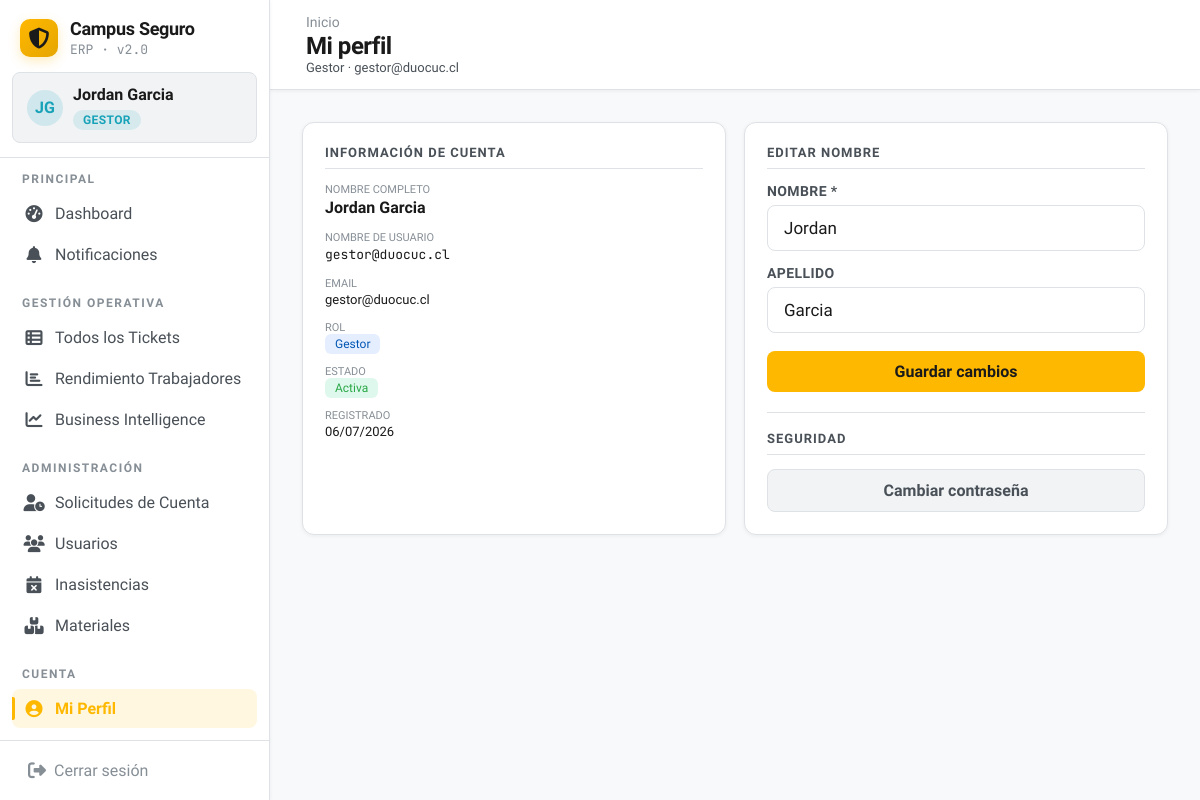
The app's page /perfil/ (signed in) with its own data.
### app/models.py (models this page shows, shortened)
class Usuario(AbstractUser):
    VINCULO_CHOICES = [
        ('alumno', 'Alumno'),
        ('docente', 'Docente'),
        ('administrativo', 'Administrativo'),
        ('funcionario', 'Funcionario'),
    ]
    JORNADA_CHOICES = [
        ('diurna', 'Diurna'),
        ('vespertina', 'Vespertina'),
        ('mixta', 'Mixta'),
    ]
    rol = models.ForeignKey(Rol, on_delete=models.PROTECT, related_name="usuarios", null=True, blank=True)
    rut = models.CharField(max_length=12, unique=True)
    telefono = models.CharField(max_length=15, blank=True, null=True)
    correo_institucional = models.EmailField(unique=True)
    vinculo = models.CharField(max_length=20, choices=VINCULO_CHOICES, blank=True, null=True)
    carrera = models.ForeignKey(
        'Carrera', on_delete=models.SET_NULL, null=True, blank=True,
        related_name='alumnos',
    )
    jornada = models.CharField(max_length=15, choices=JORNADA_CHOICES, blank=True, null=True)
    sede = models.ForeignKey(Sede, on_delete=models.SET_NULL, blank=True, null=True, related_name='estudiantes_funcionarios')
    escuela = models.ForeignKey(Escuela, on_delete=models.SET_NULL, related_name="usuarios", null=True, blank=True)
    departamento = models.ForeignKey(
        Departamento,
        on_delete=models.SET_NULL,
        null=True,
        blank=True,
        related_name="usuarios"
    )
    especialidades = models.ManyToManyField(
        Especialidad,
        through='EspecialidadUsuario',
        blank=True,
        related_name='tecnicos'
    )
    turno = models.CharField(max_length=50, blank=True, null=True)  # mañana / tarde / noche
    estado_cuenta = models.ForeignKey(
        EstadoCatalogo,
        on_delete=models.PROTECT,
        related_name='usuarios',
        limit_choices_to={'entidad': 'cuenta'},
    )
    fecha_registro = models.DateTimeField(auto_now_add=True)
    fecha_aprobacion = models.DateTimeField(null=True, blank=True)
    aprobado_por = models.ForeignKey('self', on_delete=models.SET_NULL, null=True, blank=True, related_name='cuentas_aprobadas')
    activo = models.BooleanField(default=True)
    auth0_sub = models.CharField(
        max_length=120,
        unique=True,
        null=True,
        blank=True,
        verbose_name='Auth0 Subject ID',
        help_text='Identificador único del usuario en Auth0. Se asigna automáticamente al registrar vía Auth0.',
    )
    objects = UsuarioManager()
    def get_estado_cuenta_display(self):
        return self.estado_cuenta.nombre_display if self.estado_cuenta_id else ''

class Rol(models.Model):
    nombre = models.CharField(max_length=50, verbose_name="Nombre del Rol")
    codigo = models.CharField(max_length=30, unique=True, verbose_name="Código Operacional")  # ej: 'mantencion', 'guardia', 'gestor'
    class Meta:
        verbose_name = "Rol"
        verbose_name_plural = "Roles"

class EstadoCatalogo(models.Model):
    ENTIDAD_CHOICES = [
        ('ticket', 'Ticket'),
        ('ticket_sub', 'Sub-estado de Ticket'),
        ('cuenta', 'Cuenta de Usuario'),
        ('asignacion', 'Asignación de Ticket'),
        ('inasistencia', 'Inasistencia'),
        ('material_faltante', 'Material Faltante'),
    ]
    entidad = models.CharField(max_length=20, choices=ENTIDAD_CHOICES)
    codigo = models.CharField(max_length=30)
    nombre_display = models.CharField(max_length=100)
    descripcion = models.CharField(max_length=300, blank=True, null=True)
    es_inicial = models.BooleanField(default=False)
    es_final = models.BooleanField(default=False)
    orden = models.PositiveIntegerField(default=0)
    color_hex = models.CharField(max_length=7, blank=True, null=True)
    activo = models.BooleanField(default=True)
    class Meta:
        unique_together = ('entidad', 'codigo')
        ordering = ['entidad', 'orden']
        verbose_name = 'Estado del Catálogo'
        verbose_name_plural = 'Catálogo de Estados'

### app/views.py (the view, shortened to what this page needs)
# urls.py: path('perfil/', views.mi_perfil, name='mi_perfil'),
@login_required
def mi_perfil(request):
    return render(request, 'app/shared/perfil.html', {'usuario': request.user})

### app/context_processors.py (called while the page is built)
def notificaciones_no_leidas(request):
    if request.user.is_authenticated:
        cache_key = f'notif_count_{request.user.pk}'
        count = cache.get(cache_key)
        if count is None:
            count = Notificacion.objects.filter(
                destinatario=request.user, leida=False, archivada=False, deleted_at__isnull=True
            ).count()
            cache.set(cache_key, count, 60)
        return {'notif_no_leidas_count': count}
    return {'notif_no_leidas_count': 0}

### app/templates/app/shared/perfil.html (shortened to what this page needs)
{% extends 'app/base.html' %}
{% block page_title %}Mi perfil{% endblock %}
{% block page_subtitle %}{{ usuario.rol.nombre|default:"Sin Rol" }} · {{ usuario.username }}{% endblock %}
{%block content%}
<div style="display: grid; grid-template-columns: 1fr 1fr; gap: 18px">
  <div class="card">
    <div class="form-section-title">Información de cuenta</div>
    <div
      style="display: flex; flex-direction: column; gap: 14px; font-size: 13px"
    >
      <div>
        <div
          style="color: var(--text-muted); font-size: 11px; margin-bottom: 2px"
        >
          NOMBRE COMPLETO
        </div>
        <div style="font-weight: 600; font-size: 16px">
          {{ usuario.get_full_name|default:'Sin nombre' }}
        </div>
      </div>
      <div>
        <div
          style="color: var(--text-muted); font-size: 11px; margin-bottom: 2px"
        >
          NOMBRE DE USUARIO
        </div>
        <div style="font-family: var(--font-mono)">{{ usuario.username }}</div>
      </div>
      <div>
        <div
          style="color: var(--text-muted); font-size: 11px; margin-bottom: 2px"
        >
          EMAIL
        </div>
        <div>{{ usuario.email|default:'—' }}</div>
      </div>
      <div>
        <div
          style="color: var(--text-muted); font-size: 11px; margin-bottom: 2px"
        >
          ROL
        </div>
        <span
          style="
            font-size: 12px;
            padding: 3px 10px;
            border-radius: 6px;
            background: rgba(74, 143, 255, 0.15);
            color: var(--accent-blue);
          "
          >{{ usuario.rol.nombre|default:"Sin Rol" }}</span
        >
      </div>
      <div>
        <div
          style="color: var(--text-muted); font-size: 11px; margin-bottom: 2px"
        >
          ESTADO
        </div>
        <span
          style="font-size:12px;padding:3px 10px;border-radius:6px;background:{% if usuario.estado_cuenta.codigo == 'activa' %}rgba(45,206,137,0.15){% else %}rgba(244,197,66,0.15){% endif %};color:{% if usuario.estado_cuenta.codigo == 'activa' %}var(--accent-green){% else %}var(--accent-yellow){% endif %};"
          >{{ usuario.get_estado_cuenta_display }}</span
        >
      </div>
      <div>
        <div
          style="color: var(--text-muted); font-size: 11px; margin-bottom: 2px"
        >
          REGISTRADO
        </div>
        <div>{{ usuario.fecha_registro|date:"d/m/Y" }}</div>
      </div>
    </div>
  </div>
  <div class="card">
    <div class="form-section-title">Editar nombre</div>
    <form method="post">
      <div style="margin-bottom: 14px">
        <label class="form-label">Nombre *</label>
        <input
          type="text"
          name="first_name"
          class="form-control"
          required
          value="{{ usuario.first_name }}"
          placeholder="Nombre"
        />
      </div>
      <div style="margin-bottom: 18px">
        <label class="form-label">Apellido</label>
        <input
          type="text"
          name="last_name"
          class="form-control"
          value="{{ usuario.last_name }}"
          placeholder="Apellido"
        />
      </div>
      <button type="submit" class="btn btn-primary" style="width: 100%">
        Guardar cambios
      </button>
    </form>
    <div
      style="
        margin-top: 20px;
        padding-top: 18px;
        border-top: 1px solid var(--border);
      "
    >
      <div class="form-section-title">Seguridad</div>
      <a
        href="{% url 'app:cambiar_password' %}"
        class="btn btn-ghost"
        style="width: 100%; text-align: center; justify-content: center"
        >Cambiar contraseña</a
      >
    </div>
  </div>
</div>
{% endblock %}

### app/templates/app/base.html (shortened to what this page needs)
<!DOCTYPE html>
<html lang="es">
<head>
<link rel="stylesheet" href="https://cdnjs.cloudflare.com/ajax/libs/font-awesome/6.7.2/css/all.min.css">
</head>
<body>
{% if user.is_authenticated %}
<div class="layout">
  <aside class="sidebar">
    <div class="sb-brand">
      <div class="logo"><i class="fa-solid fa-shield-halved" style="color:#1a1a1a;font-size:21px;"></i></div>
      <div>
        <div class="name">Campus Seguro</div>
        <div class="sub">ERP · v2.0</div>
      </div>
    </div>
    <div class="sb-user-header">
      <div class="avatar role-{{ user.rol.codigo }}">{{ user.first_name|first|upper }}{{ user.last_name|first|upper }}</div>
      <div class="user-info">
        <div class="uname">{{ user.get_full_name|default:user.username }}</div>
        <div class="role-badge role-{{ user.rol.codigo }}">{{ user.rol.nombre|default:"Sin Rol" }}</div>
      </div>
    </div>
    <div class="sb-divider"></div>
    <nav class="sb-nav">
      <div class="nav-section">
        <div class="nav-label">Principal</div>
        <a href="{% url 'app:dashboard' %}" class="nav-item {% if request.resolver_match.url_name == 'dashboard' %}active{% endif %}">
          <span class="icon"><i class="fa-solid fa-gauge-high"></i></span> Dashboard
        </a>
        <a href="{% url 'app:notificaciones' %}" class="nav-item {% if request.resolver_match.url_name == 'notificaciones' %}active{% endif %}">
          <span class="icon"><i class="fa-solid fa-bell"></i></span> Notificaciones
        </a>
      </div>
      {% if user.rol.codigo == 'gestor' or user.is_superuser %}
      <div class="nav-section">
        <div class="nav-label">Gestión Operativa</div>
        <a href="{% url 'app:gestor_tickets' %}" class="nav-item {% if request.resolver_match.url_name == 'gestor_tickets' %}active{% endif %}">
          <span class="icon"><i class="fa-solid fa-table-list"></i></span> Todos los Tickets
        </a>
        <a href="{% url 'app:gestor_operativo' %}" class="nav-item {% if request.resolver_match.url_name == 'gestor_operativo' %}active{% endif %}">
          <span class="icon"><i class="fa-solid fa-chart-bar"></i></span> Rendimiento Trabajadores
        </a>
        <a href="{% url 'app:gestor_bi' %}" class="nav-item {% if request.resolver_match.url_name == 'gestor_bi' %}active{% endif %}">
          <span class="icon"><i class="fa-solid fa-chart-line"></i></span> Business Intelligence
        </a>
      </div>
      <div class="nav-section">
        <div class="nav-label">Administración</div>
        <a href="{% url 'app:gestor_solicitudes_cuenta' %}" class="nav-item {% if request.resolver_match.url_name == 'gestor_solicitudes_cuenta' %}active{% endif %}">
          <span class="icon"><i class="fa-solid fa-user-clock"></i></span> Solicitudes de Cuenta
        </a>
        <a href="{% url 'app:gestor_usuarios' %}" class="nav-item {% if request.resolver_match.url_name == 'gestor_usuarios' %}active{% endif %}">
          <span class="icon"><i class="fa-solid fa-users"></i></span> Usuarios
        </a>
        <a href="{% url 'app:gestor_inasistencias' %}" class="nav-item {% if request.resolver_match.url_name == 'gestor_inasistencias' %}active{% endif %}">
          <span class="icon"><i class="fa-solid fa-calendar-xmark"></i></span> Inasistencias
        </a>
        <a href="{% url 'app:materiales_listado' %}" class="nav-item {% if request.resolver_match.url_name == 'materiales_listado' %}active{% endif %}">
          <span class="icon"><i class="fa-solid fa-boxes-stacked"></i></span> Materiales
        </a>
      </div>
      {% endif %}
      <div class="nav-section">
        <div class="nav-label">Cuenta</div>
        <a href="{% url 'app:mi_perfil' %}" class="nav-item {% if request.resolver_match.url_name == 'mi_perfil' %}active{% endif %}">
          <span class="icon"><i class="fa-solid fa-circle-user"></i></span> Mi Perfil
        </a>
      </div>
    </nav>
    <div class="sb-footer">
      <button onclick="document.getElementById('modal-logout').style.display='flex'" class="sb-logout">
        <i class="fa-solid fa-right-from-bracket" style="font-size:18px;"></i>
        <span>Cerrar sesión</span>
      </button>
    </div>
  </aside>
  <main class="main">
    <header class="global-topbar">
      <div>
        <div class="breadcrumb" style="margin-bottom: 2px;">
          <a href="{% url 'app:dashboard' %}">Inicio</a>
        </div>
        <div class="page-title" style="font-size: 24px; margin: 0;">
          {% block page_title %}Campus Seguro{% endblock %}
        </div>
        <div class="page-subtitle" style="font-size: 13px; margin: 0;">
          {% block page_subtitle %}{% endblock %}
        </div>
      </div>
    </header>
    <div class="content-body">
      {% block content %}{% endblock %}
    </div>
  </main>
</div>
{% else %}
  {% block auth_content %}{% endblock %}
{% endif %}
</body>
</html>

### records on screen
Usuario: first_name|first "J", last_name|first "G", get_full_name "Jordan Garcia", rol.nombre "GESTOR", rol.nombre "Gestor", username "gestor@duocuc.cl", email "gestor@duocuc.cl", estado_cuenta "Activa", fecha_registro "06/07/2026", first_name "Jordan", last_name "Garcia"
